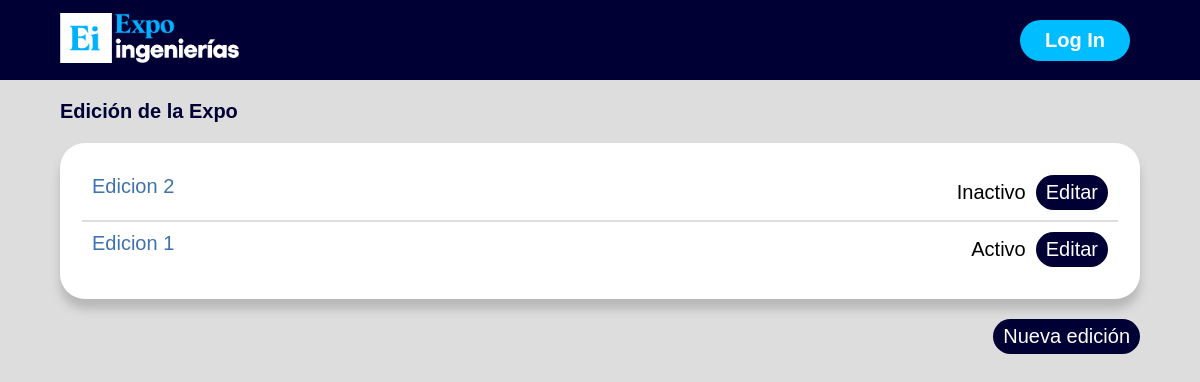
The page /edicion_de_expo_vista.php on the database its author committed.
### tables this page shows
CREATE TABLE r_ediciones(
	id_edicion INT NOT NULL AUTO_INCREMENT PRIMARY KEY,
	nombre VARCHAR(30),
	fecha_inicio DATE,
	fecha_final DATE, 
   activa TINYINT(1)
);

### edicion_de_expo_vista.php (the view, shortened to what this page needs)
<!DOCTYPE html>
<html lang="en">
  <head>
    <link rel="stylesheet" href="CSS/style.css" />
  </head>
  <body>
    <header class="header">
      <div class="logo">
        <a href="informativa_presentacion.html">
          <img src="IMG/logo-expo.png" alt="Logo de la pagina" />
        </a>
      </div>
      <a href="#" class="btn"><button>Log In</button></a>
    </header>
    <h1 class="label">Edición de la Expo</h1>
    <div class="container">
      <table class="general">
        <?php
          $pdo = Database::connect();
          $sql = 'SELECT * FROM r_ediciones ORDER BY activa, id_edicion';
          foreach ($pdo->query($sql) as $row) {
            if($row['activa'] == 0){
              $estado = 'Inactivo';
            }else{
              $estado = 'Activo';
            }
              echo '<tr>';
              echo '<td><a class="link-edicion" href="proyecto.html">'.$row['nombre'].'</a></td>';
              echo '<td class="two_objects_column">';
              echo '<div>'.$estado.'</div>';
              echo '<a class="btn" href="edicion_de_expo_editar.php?id_edicion='.$row['id_edicion'].'">Editar</a>';
              echo '</td>';
              echo '</tr>';
          }
        ?>
      </table>
    </div>
    <a href="edicion_de_expo_crear.php"
      ><button id="nueva-edicion-btn" class="btn">Nueva edición</button></a
    >
  </body>
</html>

### CSS/style.css (style rules this page uses)
:root { --background: #f5f5f5; --main: #112d4e; --wordaccent1: #3f72af; --wordaccentbg1: #dbe2ef; --wordaccent2: #1687a7; --backgroundR: #dddddd; --mainR: #000035; --wordaccent1R: #00bdff; --wordaccentbg1R: white; --wordaccent2R: #00a2dd; }
* { box-sizing: border-box; margin: 0; padding: 0; font-family: "Gellix", sans-serif; font-size: 20px; }
.general tr { display: flex; justify-content: space-between; border: solid; border-color: var(--backgroundR); border-width: 1px 0; }
.general tr:first-child { border-top: none; }
.general tr:last-child { border-bottom: none; }
.general td { padding: 10px; }
.two_objects_column { display: flex; gap: 10px; align-items: center; }
body { background-color: var(--backgroundR); }
h1 { color: var(--mainR); }
.header { background-color: var(--mainR); display: flex; justify-content: space-between; align-items: center; height: 80px; padding: 5px 5%; font-family: "Oswald", sans-serif; font-size: 40px; }
.header .logo { cursor: pointer; }
.header .logo img { height: 50px; width: auto; transition: all 0.3s; }
.header .btn button { font-weight: 700; color: var(--wordaccentbg1R); padding: 9px 25px; background: var(--wordaccent1R); border: none; border-radius: 50px; cursor: pointer; transition: all 0.3s ease 0s; }
.container { display: grid; background: #ffffff; margin-top: 20px; margin-left: 5%; margin-right: 5%; margin-bottom: 20px; border-radius: 25px; padding: 20px; box-shadow: 0px 10px 10px #b8b8b8; }
.label { margin-top: 20px; margin-left: 5%; margin-right: 5%; }
.link-edicion { color: var(--wordaccent1); text-decoration: none; cursor: default; }
.btn { color: var(--wordaccentbg1R); padding: 6px 10px; background: var(--mainR); border: none; border-radius: 30px; cursor: pointer; transition: all 0.3s ease 0s; text-decoration: none; }
#nueva-edicion-btn { float: right; margin-right: 5%; }

### rows shown on the page
r_ediciones: nombre "Edicion 2", activa "Inactivo"
r_ediciones: nombre "Edicion 1", activa "Activo"
